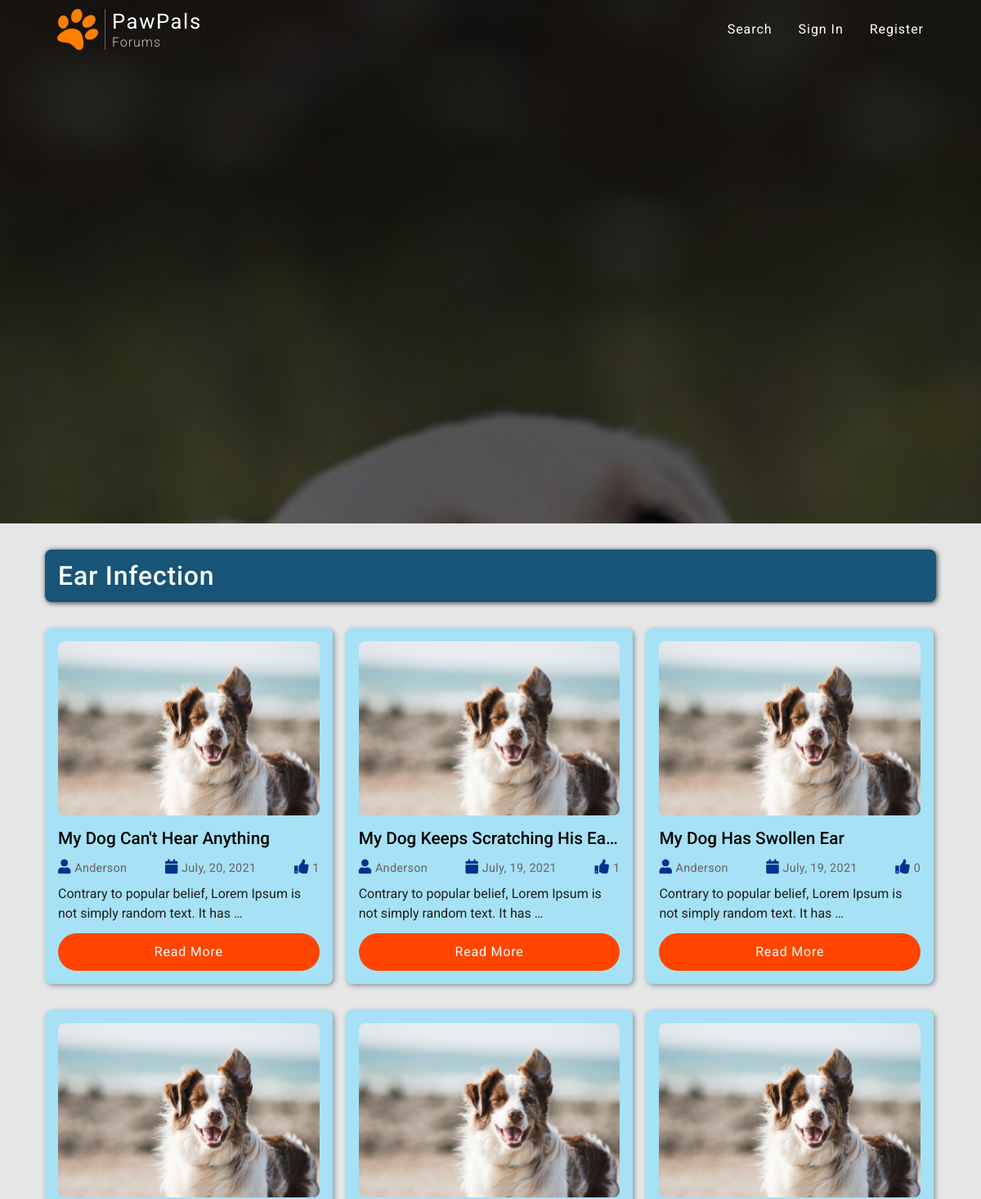
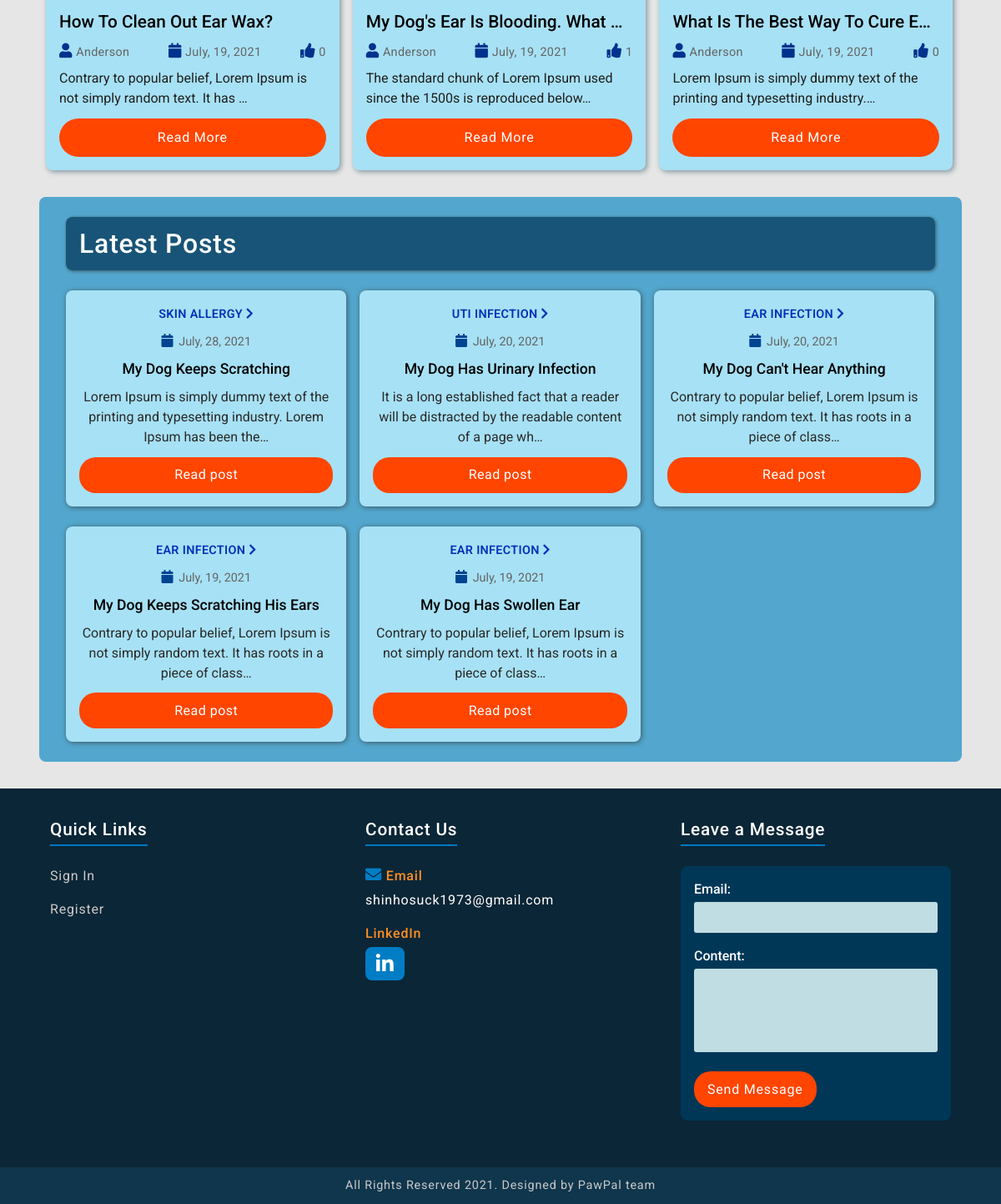
The app's page /topic/1/posts with its own data (2 pictures, top to bottom).
### blog/models.py (models this page shows, shortened)
class Topic(models.Model):
    name = models.CharField(max_length=50)
    topic_image = models.ImageField(upload_to="topic_images")
    description = models.CharField(max_length=200, blank=True)
    def __str__(self):
        return self.name

class Post(models.Model):
    topic = models.ForeignKey(Topic, on_delete=models.CASCADE)
    title = models.CharField(max_length=100)
    author = models.ForeignKey(User, on_delete=models.CASCADE)
    post_image = models.ImageField(default="default_post_img.jpg", upload_to="post_images")
    content = models.TextField()
    date_posted = models.DateTimeField(default=timezone.now)
    likes = models.ManyToManyField(User, blank=True, related_name="post_likes")
    class Meta:
        ordering = ["-date_posted"]

### blog/views.py (the view)
# urls.py: path("topic/<int:pk>/posts", all_posts_in_topic, name="posts-in-topic"),
def all_posts_in_topic(request, pk):
    topic = get_object_or_404(Topic, pk=pk)
    all_posts = Post.objects.all()[0:5]
    context = {
        "topic": topic,
        "all_posts": all_posts,
    }
    return render(request, "blog/all_posts_in_topic.html", context)

### users/forms.py
class ContactUsForm(forms.ModelForm):
    email = forms.EmailField()
    class Meta:
        model = Contact
        fields = ["email", "content"]

### users/context_processors.py (called while the page is built)
def contact_form(request):
    form = ContactUsForm()
    return  {"form": form}

### blog/templates/blog/all_posts_in_topic.html (shortened to what this page needs)
{% extends "blog/base.html" %}
{% block content %}
    <div class="topic-post-row">
        <div class="topic-content-container">
            <div class="topic-header-container">
                <h2 class="topic-header">{{ topic.name }}</h2>
            </div>
            {% if not topic.post_set.all %}
                <script type="text/javascript">
                    alert("Sorry, this forum is empty!")
                    location.href = "{% url 'blog:home' %}"
                </script>
            {% else %}
                {% for post in topic.post_set.all %}
                    <div class="topic-post-col">
                        <img class="topic-post-img" src="{{ post.post_image.url}}" alt="post image">
                        <div class="topic-post-text-container">
                            <h6 class="topic-post-title">{{ post.title }}</h6>
                            <div class="post-icons-wrapper">
                                <p class="post-icon">
                                    <i class="fas fa-user topic-user-icon"></i>
                                    <span>{{ post.author|truncatechars:8 }}</span>
                                </p>
                                <p class="post-icon">
                                    <i class="fas fa-calendar topic-calendar-icon"></i>
                                    <span>{{ post.date_posted|date:"N, d, Y"|truncatechars:14}}</span>
                                </p>
                                <p class="post-icon">
                                    <i class="fas fa-thumbs-up topic-thumbs-up-icon"></i>
                                    <span class="topic-likes-count">{{ post.likes.count}}</span>
                                </p>
                            </div>
                            <p class="topic-content">{{ post.content|truncatechars:75}}</p>
                            <a class="topic-read-more" href="{% url 'blog:post-detail' post.pk %}">Read More</a>
                        </div>
                    </div>
                {% endfor %}
            {% endif %}
        </div>
        <div class="post-right-side-container">
            <h5 class="latest-post-title-header">Latest Posts</h5>
            <div class="latest-post-wrapper">
                {% for post in all_posts %}
                <div class="latest-posts">
                    <a class="latest-post-topic-link" href="{% url 'blog:posts-in-topic' post.topic.pk%}">
                        {{ post.topic }}
                        <i class="fa fa-chevron-right"></i>
                    </a>
                    <p class="latest-post-date">
                        <i class="fas fa-calendar topic-calendar-icon"></i>
                        {{ post.date_posted|date:"N, d, Y"}}
                    </p>
                    <h5 class="latest-post-title">{{ post.title }}</h5>
                    <p class="latest-post-content">{{ post.content|truncatechars:100}}</p>
                    <a href="{% url 'blog:post-detail' post.pk %}" class="latest-post-detail">
                        Read post
                    </a>
                </div>
                {% endfor %}
            </div>
        </div>
    </div>
{% endblock content %}

### blog/templates/blog/base.html (style rules this page uses)
p > label { color: rgb(255, 255, 255); font-size: 1rem; font-weight: 500; margin-bottom: 0.2rem; text-align: start !important; }
p > input, textarea { width: 100%; padding: 0.4rem 1rem; outline: none; border: none; background: rgb(191, 221, 226); color: rgb(0, 0, 0); resize: none; border-radius: 3px; }
p > textarea { height: 100px; width: 100%; }

### records on screen
Topic: name "Ear Infection"
Post: post_image (placeholder picture), title "My Dog Can't Hear Anything", author "Anderson", date_posted "July, 20, 2021", likes.count "1", content "Contrary to popular belief, Lorem Ipsum is not simply random text. It has …", topic "EAR INFECTION", content "Contrary to popular belief, Lorem Ipsum is not simply random text. It has roots in a piece of class…"
Post: post_image (placeholder picture), title "My Dog Keeps Scratching His Ears", author "Anderson", date_posted "July, 19, 2021", likes.count "1", content "Contrary to popular belief, Lorem Ipsum is not simply random text. It has …", topic "EAR INFECTION", content "Contrary to popular belief, Lorem Ipsum is not simply random text. It has roots in a piece of class…"
Post: post_image (placeholder picture), title "My Dog Has Swollen Ear", author "Anderson", date_posted "July, 19, 2021", likes.count "0", content "Contrary to popular belief, Lorem Ipsum is not simply random text. It has …", topic "EAR INFECTION", content "Contrary to popular belief, Lorem Ipsum is not simply random text. It has roots in a piece of class…"
Post: post_image (placeholder picture), title "How To Clean Out Ear Wax?", author "Anderson", date_posted "July, 19, 2021", likes.count "0", content "Contrary to popular belief, Lorem Ipsum is not simply random text. It has …"
Post: post_image (placeholder picture), title "My Dog's Ear Is Blooding. What…", author "Anderson", date_posted "July, 19, 2021", likes.count "1", content "The standard chunk of Lorem Ipsum used since the 1500s is reproduced below…"
Post: post_image (placeholder picture), title "What Is The Best Way To Cure E…", author "Anderson", date_posted "July, 19, 2021", likes.count "0", content "Lorem Ipsum is simply dummy text of the printing and typesetting industry.…"
Post: topic "SKIN ALLERGY", date_posted "July, 28, 2021", title "My Dog Keeps Scratching", content "Lorem Ipsum is simply dummy text of the printing and typesetting industry. Lorem Ipsum has been the…"
Post: topic "UTI INFECTION", date_posted "July, 20, 2021", title "My Dog Has Urinary Infection", content "It is a long established fact that a reader will be distracted by the readable content of a page wh…"
